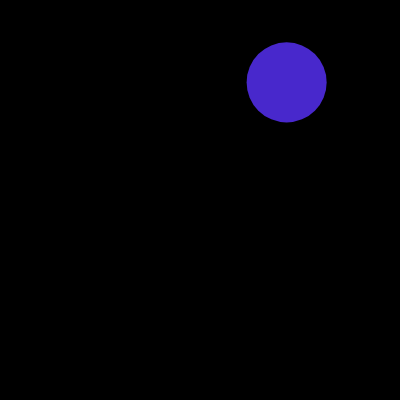
Frame 1 (no input)
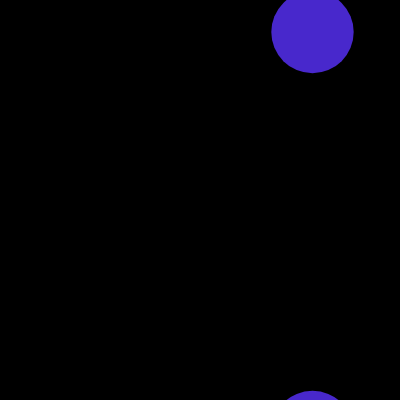
Frame 60 (no input)
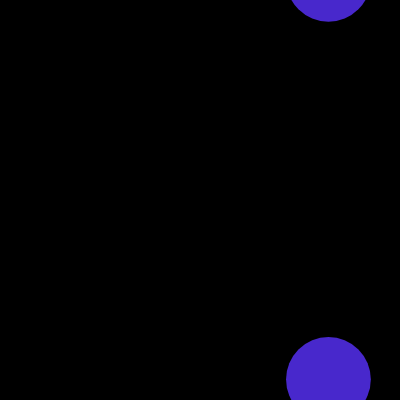
Frame 120 (the mouse pressed at the canvas centre since frame 60)

The p5.js sketch that drew these frames (run headless with seeded random() and noise() and a simulated clock; from frame 60 on, the mouse is pressed at the canvas centre):

// p5.js sketch
// ── sketch.js
let cells = [];

function setup() {
  createCanvas(400, 400);
  colorMode(HSB, 100);
  
  for (let i = 0; i < 1; ++i) {
    cells.push(new Cell());
  }
}

function draw() {
  background(0);
  
  for (let cell of cells) {
    cell.update();
    cell.draw();
  }
}

function mousePressed() {
  let mousePos = createVector(mouseX, mouseY);
  for (let i = cells.length - 1; i >= 0; --i) {
    let cell = cells[i];
    if (mousePos.dist(cells[i].pos) < cells[i].r) {
      cells.push(new Cell(cell.pos, cell.col, cell.r / 2));
      cells.push(new Cell(cell.pos, cell.col, cell.r / 2));
      cells.splice(i, 1);
    }
  }
}

//****************************************
// CELL

function Cell(pos, col, r) {
  this.pos = (pos ? pos.copy() : createVector(random(width), random(height)));
  this.r = r || 40;
  this.vel = p5.Vector.random2D();
  this.col = col || color(random(100), 80, 100);
  let h = hue(this.col) + (random() > 0.5 ? 5 : -5);
  if (h < 0) h += 100;
  if (h > 100) h -= 100;
  this.col = color(h, saturation(this.col), brightness(this.col), 80);
}

Cell.prototype.update = function() {
  this.r += 0.02;
  this.vel.rotate(10 * PI/180 * (random() > 0.5 ? 1 : -1));
  this.pos.add(this.vel);
  
  if (this.pos.x < 0) this.pos.x += width;
  if (this.pos.x > width) this.pos.x -= width;
  if (this.pos.y < 0) this.pos.y += height;
  if (this.pos.y > height) this.pos.y -= height;
}

Cell.prototype.draw = function() {
  noStroke();
  fill(this.col);
  ellipse(this.pos.x, this.pos.y, this.r * 2);
  
  if (this.pos.x < this.r) ellipse(this.pos.x + width, this.pos.y, this.r * 2);
  if (this.pos.x > width - this.r) ellipse(this.pos.x - width, this.pos.y, this.r * 2);
  if (this.pos.y < this.r) ellipse(this.pos.x, this.pos.y + height, this.r * 2);
  if (this.pos.y > height - this.r) ellipse(this.pos.x, this.pos.y - height, this.r * 2);
}
